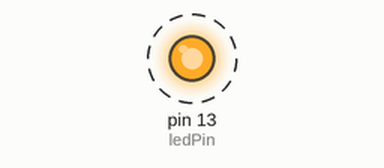
Simulated run of this sketch. Board: Arduino Uno, built with avr-gcc and run on an emulated ATmega328P. Parts: output pins drawn as LEDs (lit = HIGH). Dashed ring = blinking.

Above: at 0.2 s.
Timing chart, 0 to 3.0 s (numbered marks = the images above):
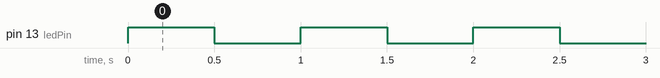

The sketch:

Project2.ino
```cpp
int val;
int ledPin = 13;

void setup() {
  // put your setup code here, to run once:
  //Serial.begin(9600);
  pinMode(ledPin, OUTPUT);
}

void loop() {
  // put your main code here, to run repeatedly:
  digitalWrite(ledPin, HIGH);
  delay(500);
  digitalWrite(ledPin, LOW);
  delay(500);
}
```

Measured:
- by itself, pin 13 (ledPin): alternates HIGH for 0.50 s and LOW for 0.50 s
